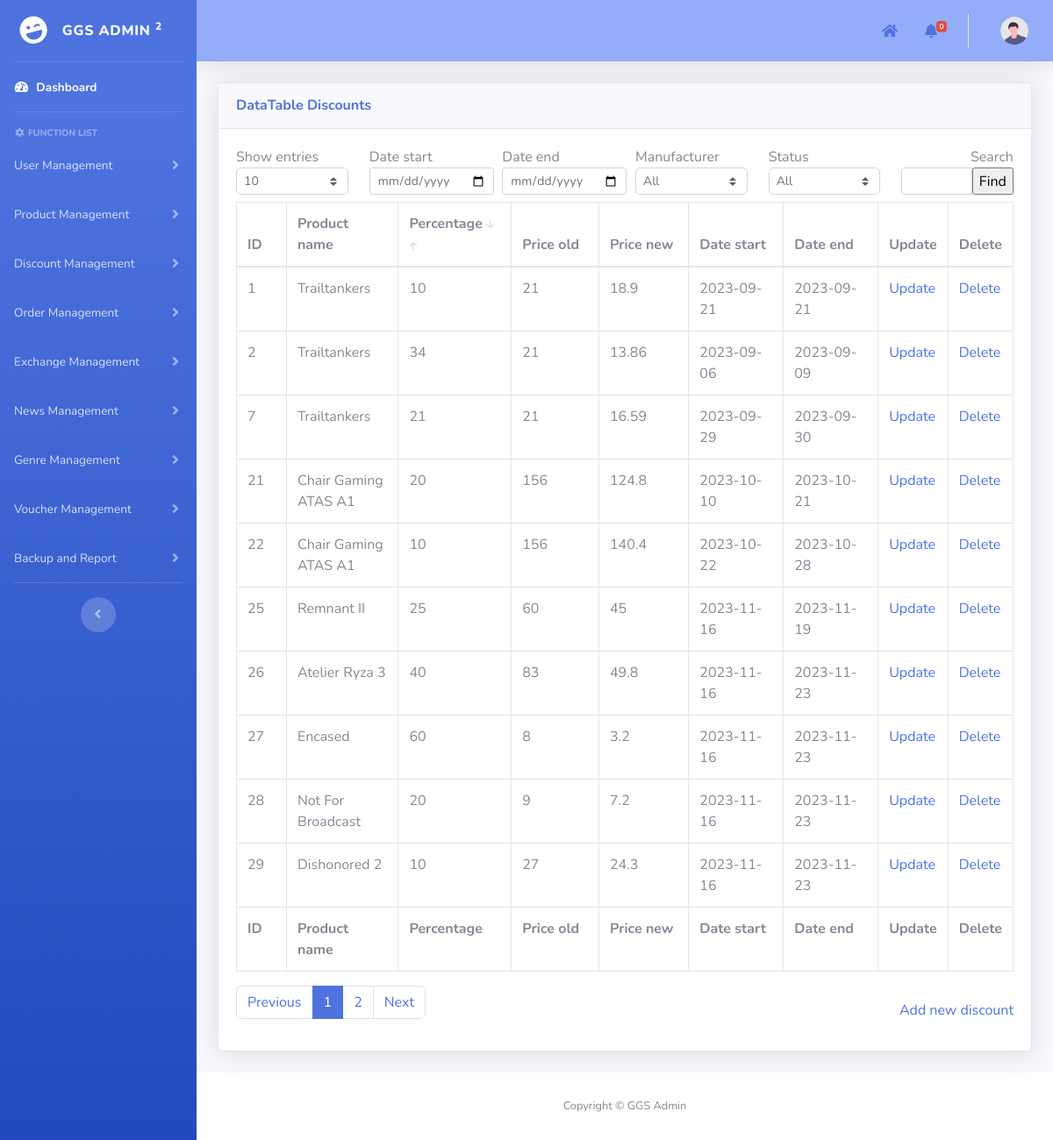
Page /admin/pages/discountManagement/discounts_Management.php on the earlier database version.
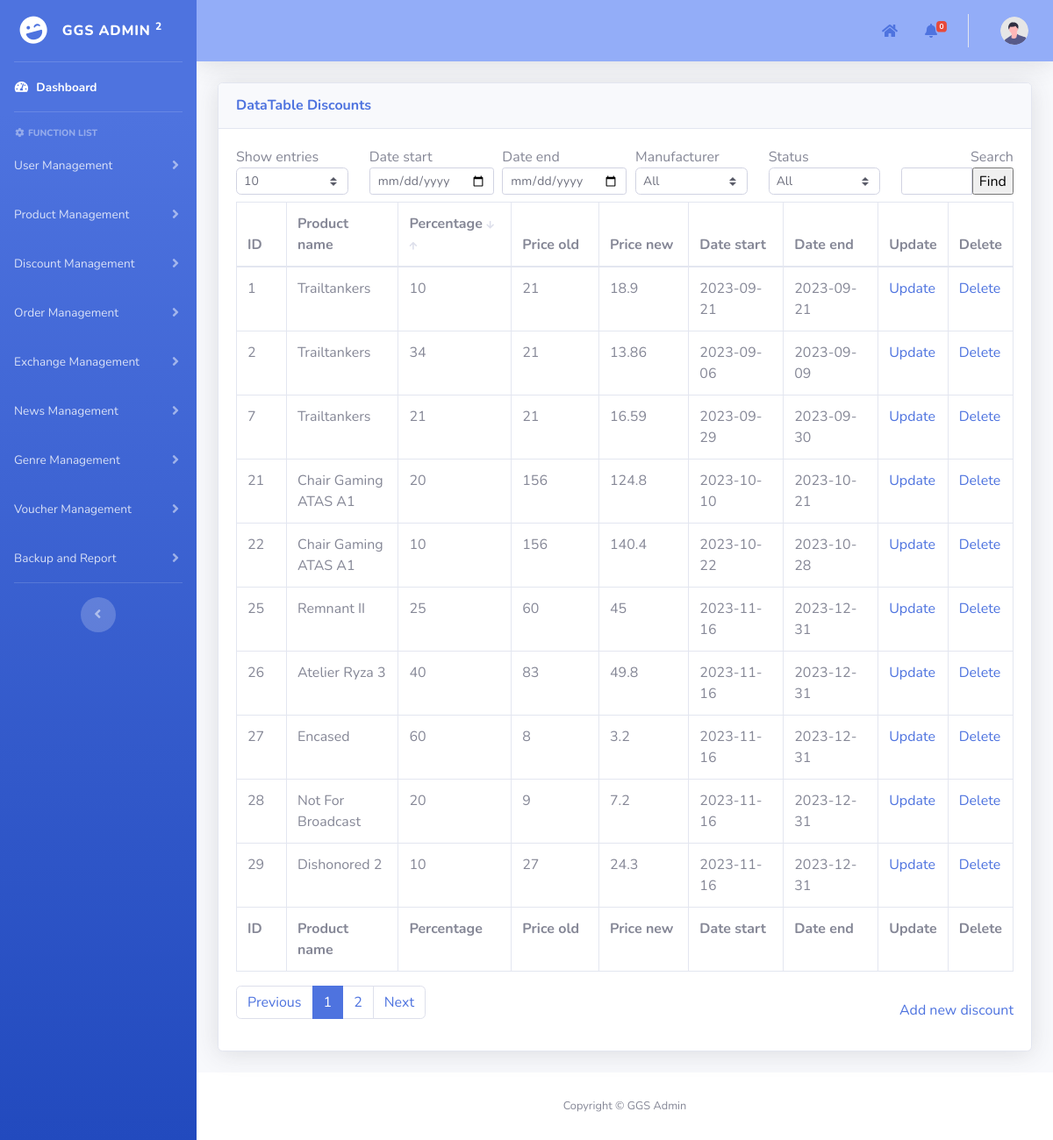
Same page on the later database version.
### tables this page shows
CREATE TABLE `discounts` (
  `id` int(11) NOT NULL AUTO_INCREMENT,
  `product_id` int(11) DEFAULT NULL,
  `discount_amount` int(11) NOT NULL,
  `start_date` date DEFAULT NULL,
  `end_date` date DEFAULT NULL,
  PRIMARY KEY (`id`),
  KEY `discounts_ibfk_1` (`product_id`),
  CONSTRAINT `discounts_ibfk_1` FOREIGN KEY (`product_id`) REFERENCES `products` (`id`) ON DELETE CASCADE ON UPDATE CASCADE
);

CREATE TABLE `products` (
  `id` int(11) NOT NULL AUTO_INCREMENT,
  `id_manufacturer` int(11) NOT NULL,
  `product_name` varchar(100) NOT NULL,
  `image_avt_url` varchar(50) NOT NULL,
  `description` text NOT NULL,
  `video_trailer_url` varchar(50) NOT NULL,
  `source` varchar(50) NOT NULL,
  `price` int(11) NOT NULL,
  `release_date` date NOT NULL,
  `units_sold` int(11) NOT NULL DEFAULT 0,
  `classify` enum('game','gear') NOT NULL,
  PRIMARY KEY (`id`),
  KEY `fk_manufacturer_id` (`id_manufacturer`),
  CONSTRAINT `fk_manufacturer_id` FOREIGN KEY (`id_manufacturer`) REFERENCES `users` (`id`) ON DELETE CASCADE ON UPDATE CASCADE
);

### admin/pages/add_template.php (called while the page is built, shortened)
<?php
include("../template/template.php");
?>

### admin/pages/discountManagement/discounts_Management.php (the view, shortened to what the changed rows need)
<?php
function print_data($id, $product_name, $discount_amount, $price_old, $start_date, $end_date)
{
    $price_new = $price_old - ($price_old * ($discount_amount / 100));
    echo "<tr>
    <td>
        $id
    </td>
    <td>
        $product_name
    </td>
    <td>
        $discount_amount
    </td>
    <td>
        $price_old
    </td>
    <td>
        $price_new
    </td>
    <td>
        $start_date
    </td>
    <td>
        $end_date
    </td>
    <td><a href='update_discount.php?id=$id'>Update</a></td>
    <td><a href='javascript:deleteItem($id)'>Delete</a></td>
</tr>";
}
?>
<?php
include("../add_template.php");
function main()
{
    include("../../../mod/database_connection.php");
    $search = isset($_POST["search"]) ? $_POST["search"] : "";
    $status = isset($_POST["status"]) ? $_POST["status"] : "all";
    $date_start = isset($_POST["date_start"]) ? $_POST["date_start"] : "";
    $date_end = isset($_POST["date_end"]) ? $_POST["date_end"] : "";
    $show_entries = isset($_POST["show_entries"]) ? $_POST["show_entries"] : 10;
    if (isset($_GET['page'])) {
        $page = $_GET['page'];
    } else {
        $page = 1;
    }
    if ($page == 1) {
        $begin = 0;
    } else {
        $begin = ($page * $show_entries) - $show_entries;
    }
    $query = "SELECT d.id,product_id,id_manufacturer,product_name, discount_amount,price,start_date,end_date
        FROM discounts d, products p
        WHERE p.id = d.product_id AND p.product_name LIKE ? ";
    $params = array("%" . $search . "%");
    $query .= "LIMIT ?, ?";
    $params[] = $begin;
    $params[] = $show_entries;
    $stmt = $conn->prepare($query);
    $stmt->bind_param(str_repeat("s", count($params)), ...$params);
    if (!$stmt->execute()) {
        die("Execute failed: " . $stmt->error);
    }
    $result = $stmt->get_result();
    ?>
    <div class="container-fluid">
        <form method="post" name="frmDataDiscount">
            <div class="card shadow mb-4">
                <div class="card-body">
                    <div class="table-responsive">
                        <div id="dataTable_wrapper" class="dataTables_wrapper dt-bootstrap4">
                            <div id="table_data_return">
                                <div class="row">
                                    <div class="col-sm-12">
                                        <table class="table table-bordered dataTable" id="dataTable" width="100%"
                                            cellspacing="0" role="grid" aria-describedby="dataTable_info"
                                            style="width: 100%;">
                                            <thead>
                                                <tr role="row">
                                                    <th class="sorting sorting_asc" tabindex="0" aria-controls="dataTable"
                                                        rowspan="1" colspan="1" aria-sort="ascending"
                                                        aria-label="ID: activate to sort column descending"
                                                        style="width: 70px;">
                                                        ID
                                                    </th>
                                                    <th class="sorting" tabindex="0" aria-controls="dataTable" rowspan="1"
                                                        colspan="1"
                                                        aria-label="Product name: activate to sort column ascending"
                                                        style="width: 147px;">
                                                        Product name</th>
                                                    <th class="sorting" tabindex="0" aria-controls="dataTable" rowspan="1"
                                                        colspan="1"
                                                        aria-label="Discount amount: activate to sort column ascending"
                                                        style="width: 150px;">
                                                        Percentage
                                                        <a
                                                            href="javascript:a('discounts_Management.php?page=<?php echo $page; ?><?= isset($_GET['desc_percent']) ? '' : '&desc_percent' ?>')">
                                                            <i
                                                                class="fas fa-arrow-down <?= isset($_GET['desc_percent']) ? 'icon1' : 'icon' ?>"></i>
                                                        </a>
                                                        <a
                                                            href="javascript:a('discounts_Management.php?page=<?php echo $page; ?><?= isset($_GET['asc_percent']) ? '' : '&asc_percent' ?>')">
                                                            <i
                                                                class="fas fa-arrow-up <?= isset($_GET['asc_percent']) ? 'icon1' : 'icon' ?>"></i>
                                                        </a>
                                                    </th>
                                                    <th class="sorting" tabindex="0" aria-controls="dataTable" rowspan="1"
                                                        colspan="1"
                                                        aria-label="Price old: activate to sort column ascending"
                                                        style="width: 139px;">
                                                        Price old
                                                    </th>
                                                    <th class="sorting" tabindex="0" aria-controls="dataTable" rowspan="1"
                                                        colspan="1"
                                                        aria-label="Price new: activate to sort column ascending"
                                                        style="width: 139px;">
                                                        Price new</th>
                                                    <th class="sorting" tabindex="0" aria-controls="dataTable" rowspan="1"
                                                        colspan="1"
                                                        aria-label="Date start: activate to sort column ascending"
                                                        style="width: 147px;">
                                                        Date start</th>
                                                    <th class="sorting" tabindex="0" aria-controls="dataTable" rowspan="1"
                                                        colspan="1" aria-label="Date end: activate to sort column ascending"
                                                        style="width: 147px;">
                                                        Date end</th>
                                                    <th class="sorting" tabindex="0" aria-controls="dataTable" rowspan="1"
                                                        colspan="1" aria-label="Age: activate to sort column ascending"
                                                        style="width: 70px;">Update
                                                    </th>
                                                    <th class="sorting" tabindex="0" aria-controls="dataTable" rowspan="1"
                                                        colspan="1" aria-label="Age: activate to sort column ascending"
                                                        style="width: 70px;">Delete
                                                    </th>
                                                </tr>
                                            </thead>
                                            <tfoot>
                                                <tr>
                                                    <th rowspan="1" colspan="1">ID</th>
                                                    <th rowspan="1" colspan="1">Product name</th>
                                                    <th rowspan="1" colspan="1">Percentage</th>
                                                    <th rowspan="1" colspan="1">Price old</th>
                                                    <th rowspan="1" colspan="1">Price new</th>
                                                    <th rowspan="1" colspan="1">Date start</th>
                                                    <th rowspan="1" colspan="1">Date end</th>
                                                    <th rowspan="1" colspan="1">Update</th>
                                                    <th rowspan="1" colspan="1">Delete</th>
                                                </tr>
                                            </tfoot>
                                            <tbody>
                                                <?php
                                                if ($date_start != "" && $date_end != "" && $date_start > $date_end) {
                                                    echo '<td></td><td style="border: none;">Error: Start date must be greater than end date</td>';
                                                } else {
                                                    if ($result->num_rows > 0 && $status != "no_discount") {
                                                        while ($row = $result->fetch_assoc()) {
                                                            print_data($row['id'], $row['product_name'], $row['discount_amount'], $row['price'], $row['start_date'], $row['end_date']);
                                                        }
                                                    }
                                                                ?>
                                                                <?php
                                                }
                                                ?>
                                            </tbody>
                                        </table>
                                    </div>
                                </div>
                            </div>
                        </div>
                    </div>
                </div>
            </div>
        </form>
    </div>
<?php }
?>

Differences in the rows shown:
changed discounts "Remnant II": end_date "2023-11-19" → "2023-12-31"
changed discounts "Atelier Ryza 3": end_date "2023-11-23" → "2023-12-31"
changed discounts "Encased": end_date "2023-11-23" → "2023-12-31"
changed discounts "Not For Broadcast": end_date "2023-11-23" → "2023-12-31"
changed discounts "Dishonored 2": end_date "2023-11-23" → "2023-12-31"
